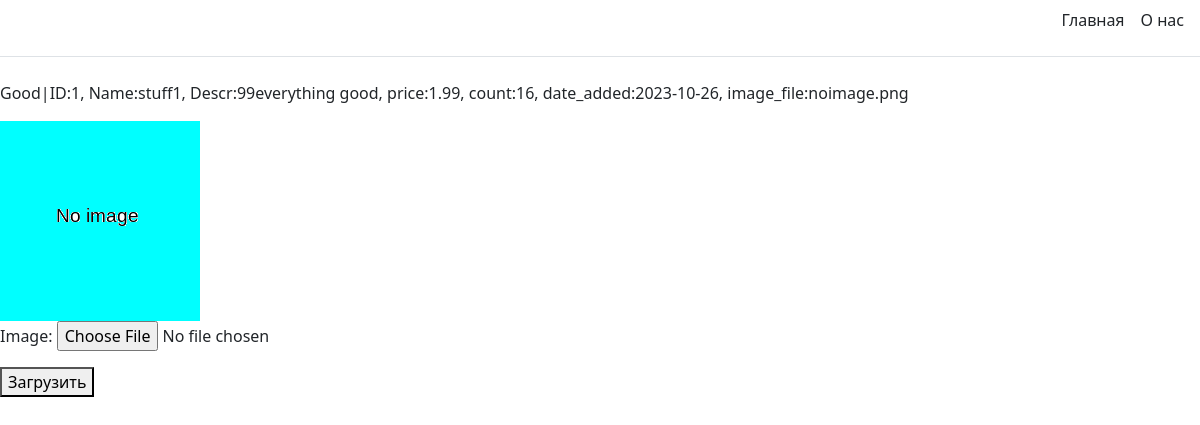
Before: /goodedit/1 with the older database file.
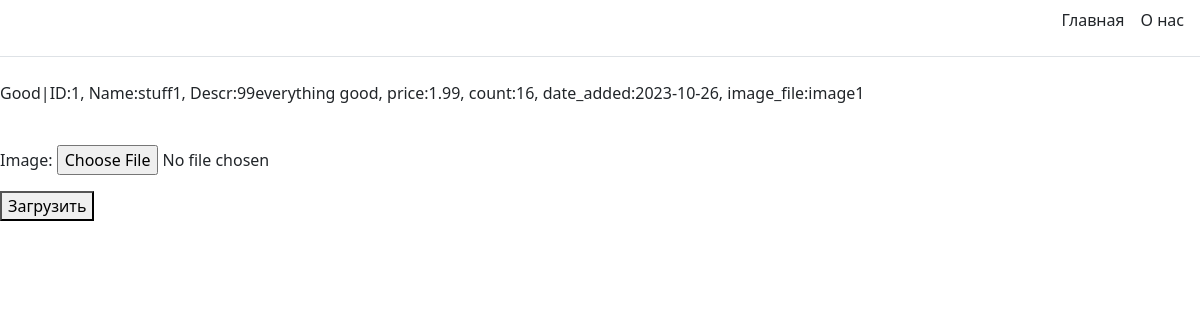
After: the same page with the newer database file.
### hometask_app/models.py (models this page shows)
class GoodOne(models.Model):
    name = models.CharField(max_length=100) #имя товара
    descr = models.TextField()#описание товара
    price = models.DecimalField(max_digits=12,decimal_places=2) #цена товара
    count = models.IntegerField()#количество товара
    date_added = models.DateField(default=timezone.now)#дата поступления товара
    image_file = models.CharField(max_length=100, default='noimage.png') #имя файла с изображением товара
    def __str__(self) -> str:
        return f'Good|ID:{self.pk}, Name:{self.name}, Descr:{self.descr}, price:{self.price}, count:{self.count}, date_added:{self.date_added}, image_file:{self.image_file}'

### hometask_app/views.py (the view)
# urls.py: path('goodedit/<int:good_id>',views.good_add_image,name='good_add_image'),
def good_add_image(request,good_id):
    good = GoodOne.objects.filter(pk=good_id).first()
    fs = FileSystemStorage(location=f'{settings.STATIC_APP}/media/hometask_app/')
    if request.method == 'POST':
        form = AddImageToGoodForm(request.POST, request.FILES)
        print(form.is_valid())
        if form.is_valid():
            image = form.cleaned_data['image']
            fs.save(f'image{good.pk}',image)
            good.image_file = f'image{good.pk}'
            print (f'image{good.pk}')
            good.save()
    else:
        form = AddImageToGoodForm()
    return render(request,'hometask_app/good_edit.html',{'form':form, 'good':good})

### hometask_app/forms.py
class AddImageToGoodForm (forms.Form):
    image = forms.ImageField()

### hometask_app/templates/hometask_app/good_edit.html (shortened to what this page needs)
{% extends 'hometask_app/base.html' %}
{% load static %}
{% block content %}
    <p>{{ good }}</p>
    <img src="{% static 'media/hometask_app/' %}{{ good.image_file  }}" alt="">
    <form action="" method="post" enctype="multipart/form-data">
        {{ form.as_p }}
        <button type="submit">Загрузить</button>
    </form>
{% endblock %}

Changed rows visible on the page:
changed GoodOne: id+name+descr "Good|ID:1, Name:stuff1, Descr:99everything good, price:1.99, count:16, date_added:2023-10-26, image_file:noimage.png" → "Good|ID:1, Name:stuff1, Descr:99everything good, price:1.99, count:16, date_added:2023-10-26, image_file:image1"; image_file: picture removed
